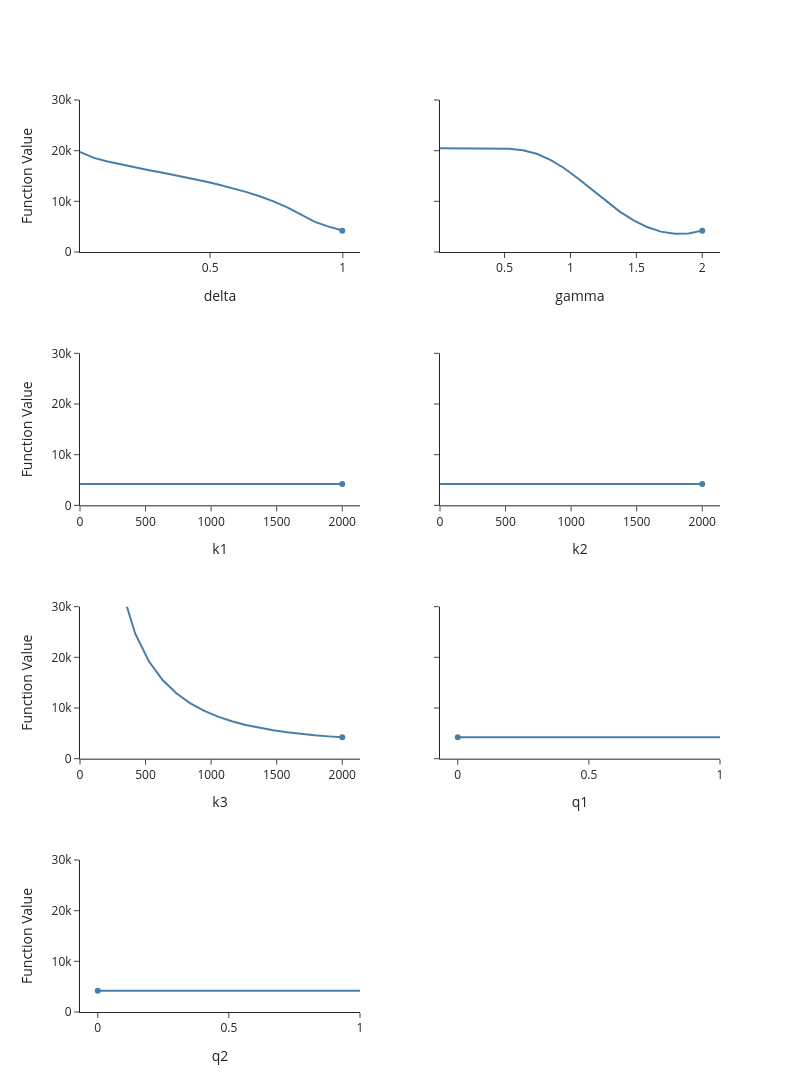

The code cell stored with this chart in its notebook:
### Markdown cell above
## Estimagic - Sliceplot

### Code cell
fig = em.slice_plot(
    func=gmm_object.sse,
    params=res3.params['value'],
    lower_bounds=res3.params['lower_bound'],
    upper_bounds=res3.params['upper_bound'],
    # selecting a subset of params
    #selector=lambda x: [x["alpha"], x["beta"]],
    # evaluate func in parallel
    n_cores=4,
)
fig.update_yaxes(range=[0, 30000])   # choose a smaller upper bound
fig.show() #(renderer="png")

### Figure 1 — Plotly figure (JSON) as saved in the notebook; plotly's stock layout.template omitted (floating-point values rounded to 4 significant figures)
{"data": [{"hovertemplate": "Parameter Value=%{x}<br>Function Value=%{y}<extra></extra>", "legendgroup": "", "line": {"color": "#497ea7", "dash": "solid"}, "marker": {"symbol": "circle"}, "mode": "lines", "name": "", "orientation": "v", "showlegend": false, "type": "scatter", "x": [0.01, 0.06205, 0.1141, 0.1662, 0.2182, 0.2703, 0.3223, 0.3744, 0.4264, 0.4785, 0.5305, 0.5826, 0.6346, 0.6867, 0.7387, 0.7908, 0.8428, 0.8949, 0.9469, 0.9979, 0.999], "xaxis": "x", "y": [19730.0, 18580.0, 17860.0, 17250.0, 16690.0, 16150.0, 15620.0, 15090.0, 14530.0, 13950.0, 13320.0, 12630.0, 11870.0, 11000.0, 9985.0, 8792.0, 7409.0, 5952.0, 5002.0, 4218.0, 4232.0], "yaxis": "y"}, {"marker": {"color": "#497ea7"}, "type": "scatter", "x": [0.9979], "xaxis": "x", "y": [4218.0], "yaxis": "y"}, {"hovertemplate": "Parameter Value=%{x}<br>Function Value=%{y}<extra></extra>", "legendgroup": "", "line": {"color": "#497ea7", "dash": "solid"}, "marker": {"symbol": "circle"}, "mode": "lines", "name": "", "orientation": "v", "showlegend": false, "type": "scatter", "x": [0.01, 0.1147, 0.2195, 0.3242, 0.4289, 0.5337, 0.6384, 0.7432, 0.8479, 0.9526, 1.057, 1.162, 1.267, 1.372, 1.476, 1.581, 1.686, 1.791, 1.895, 2.0, 2], "xaxis": "x2", "y": [20500.0, 20500.0, 20500.0, 20500.0, 20490.0, 20390.0, 20080.0, 19380.0, 18190.0, 16530.0, 14510.0, 12290.0, 10080.0, 8029.0, 6281.0, 4925.0, 4021.0, 3597.0, 3664.0, 4218.0, 4218.0], "yaxis": "y2"}, {"marker": {"color": "#497ea7"}, "showlegend": false, "type": "scatter", "x": [2.0], "xaxis": "x2", "y": [4218.0], "yaxis": "y2"}, {"hovertemplate": "Parameter Value=%{x}<br>Function Value=%{y}<extra></extra>", "legendgroup": "", "line": {"color": "#497ea7", "dash": "solid"}, "marker": {"symbol": "circle"}, "mode": "lines", "name": "", "orientation": "v", "showlegend": false, "type": "scatter", "x": [1e-05, 105.3, 210.5, 315.8, 421.1, 526.3, 631.6, 736.8, 842.1, 947.4, 1053.0, 1158.0, 1263.0, 1368.0, 1474.0, 1579.0, 1684.0, 1789.0, 1895.0, 2000], "xaxis": "x3", "y": [4218.0, 4218.0, 4218.0, 4218.0, 4218.0, 4218.0, 4218.0, 4218.0, 4218.0, 4218.0, 4218.0, 4218.0, 4218.0, 4218.0, 4218.0, 4218.0, 4218.0, 4218.0, 4218.0, 4218.0], "yaxis": "y3"}, {"marker": {"color": "#497ea7"}, "showlegend": false, "type": "scatter", "x": [2000], "xaxis": "x3", "y": [4218.0], "yaxis": "y3"}, {"hovertemplate": "Parameter Value=%{x}<br>Function Value=%{y}<extra></extra>", "legendgroup": "", "line": {"color": "#497ea7", "dash": "solid"}, "marker": {"symbol": "circle"}, "mode": "lines", "name": "", "orientation": "v", "showlegend": false, "type": "scatter", "x": [1e-05, 105.3, 210.5, 315.8, 421.1, 526.3, 631.6, 736.8, 842.1, 947.4, 1053.0, 1158.0, 1263.0, 1368.0, 1474.0, 1579.0, 1684.0, 1789.0, 1895.0, 2000], "xaxis": "x4", "y": [4218.0, 4218.0, 4218.0, 4218.0, 4218.0, 4218.0, 4218.0, 4218.0, 4218.0, 4218.0, 4218.0, 4218.0, 4218.0, 4218.0, 4218.0, 4218.0, 4218.0, 4218.0, 4218.0, 4218.0], "yaxis": "y4"}, {"marker": {"color": "#497ea7"}, "showlegend": false, "type": "scatter", "x": [2000], "xaxis": "x4", "y": [4218.0], "yaxis": "y4"}, {"hovertemplate": "Parameter Value=%{x}<br>Function Value=%{y}<extra></extra>", "legendgroup": "", "line": {"color": "#497ea7", "dash": "solid"}, "marker": {"symbol": "circle"}, "mode": "lines", "name": "", "orientation": "v", "showlegend": false, "type": "scatter", "x": [1e-05, 105.3, 210.5, 315.8, 421.1, 526.3, 631.6, 736.8, 842.1, 947.4, 1053.0, 1158.0, 1263.0, 1368.0, 1474.0, 1579.0, 1684.0, 1789.0, 1895.0, 2000], "xaxis": "x5", "y": [172000.0, 94110.0, 50340.0, 33580.0, 24660.0, 19170.0, 15470.0, 12850.0, 10910.0, 9435.0, 8290.0, 7386.0, 6662.0, 6076.0, 5599.0, 5207.0, 4885.0, 4619.0, 4400.0, 4218.0], "yaxis": "y5"}, {"marker": {"color": "#497ea7"}, "showlegend": false, "type": "scatter", "x": [2000], "xaxis": "x5", "y": [4218.0], "yaxis": "y5"}, {"hovertemplate": "Parameter Value=%{x}<br>Function Value=%{y}<extra></extra>", "legendgroup": "", "line": {"color": "#497ea7", "dash": "solid"}, "marker": {"symbol": "circle"}, "mode": "lines", "name": "", "orientation": "v", "showlegend": false, "type": "scatter", "x": [0, 5.822e-06, 0.05263, 0.1053, 0.1579, 0.2105, 0.2632, 0.3158, 0.3684, 0.4211, 0.4737, 0.5263, 0.5789, 0.6316, 0.6842, 0.7368, 0.7895, 0.8421, 0.8947, 0.9474, 1], "xaxis": "x6", "y": [4218.0, 4218.0, 4218.0, 4218.0, 4218.0, 4218.0, 4218.0, 4218.0, 4218.0, 4218.0, 4218.0, 4218.0, 4218.0, 4218.0, 4218.0, 4218.0, 4218.0, 4218.0, 4218.0, 4218.0, 4218.0], "yaxis": "y6"}, {"marker": {"color": "#497ea7"}, "showlegend": false, "type": "scatter", "x": [5.822e-06], "xaxis": "x6", "y": [4218.0], "yaxis": "y6"}, {"hovertemplate": "Parameter Value=%{x}<br>Function Value=%{y}<extra></extra>", "legendgroup": "", "line": {"color": "#497ea7", "dash": "solid"}, "marker": {"symbol": "circle"}, "mode": "lines", "name": "", "orientation": "v", "showlegend": false, "type": "scatter", "x": [0, 5.731e-06, 0.05263, 0.1053, 0.1579, 0.2105, 0.2632, 0.3158, 0.3684, 0.4211, 0.4737, 0.5263, 0.5789, 0.6316, 0.6842, 0.7368, 0.7895, 0.8421, 0.8947, 0.9474, 1], "xaxis": "x7", "y": [4218.0, 4218.0, 4218.0, 4218.0, 4218.0, 4218.0, 4218.0, 4218.0, 4218.0, 4218.0, 4218.0, 4218.0, 4218.0, 4218.0, 4218.0, 4218.0, 4218.0, 4218.0, 4218.0, 4218.0, 4218.0], "yaxis": "y7"}, {"marker": {"color": "#497ea7"}, "showlegend": false, "type": "scatter", "x": [5.731e-06], "xaxis": "x7", "y": [4218.0], "yaxis": "y7"}], "layout": {"height": 1200, "showlegend": false, "width": 800, "xaxis": {"anchor": "y", "domain": [0, 0.4375], "showgrid": false, "title": {"text": "delta"}}, "xaxis2": {"anchor": "y2", "domain": [0.5625, 1], "title": {"text": "gamma"}}, "xaxis3": {"anchor": "y3", "domain": [0, 0.4375], "title": {"text": "k1"}}, "xaxis4": {"anchor": "y4", "domain": [0.5625, 1], "title": {"text": "k2"}}, "xaxis5": {"anchor": "y5", "domain": [0, 0.4375], "title": {"text": "k3"}}, "xaxis6": {"anchor": "y6", "domain": [0.5625, 1], "title": {"text": "q1"}}, "xaxis7": {"anchor": "y7", "domain": [0, 0.4375], "title": {"text": "q2"}}, "xaxis8": {"anchor": "y8", "domain": [0.5625, 1]}, "yaxis": {"anchor": "x", "domain": [0.8333, 1], "range": [0, 30000], "showgrid": false, "title": {"text": "Function Value"}}, "yaxis2": {"anchor": "x2", "domain": [0.8333, 1], "matches": "y", "range": [0, 30000], "showticklabels": false}, "yaxis3": {"anchor": "x3", "domain": [0.5556, 0.7222], "range": [0, 30000], "title": {"text": "Function Value"}}, "yaxis4": {"anchor": "x4", "domain": [0.5556, 0.7222], "matches": "y3", "range": [0, 30000], "showticklabels": false}, "yaxis5": {"anchor": "x5", "domain": [0.2778, 0.4444], "range": [0, 30000], "title": {"text": "Function Value"}}, "yaxis6": {"anchor": "x6", "domain": [0.2778, 0.4444], "matches": "y5", "range": [0, 30000], "showticklabels": false}, "yaxis7": {"anchor": "x7", "domain": [0, 0.1667], "range": [0, 30000], "title": {"text": "Function Value"}}, "yaxis8": {"anchor": "x8", "domain": [0, 0.1667], "matches": "y7", "range": [0, 30000], "showticklabels": false}}}
